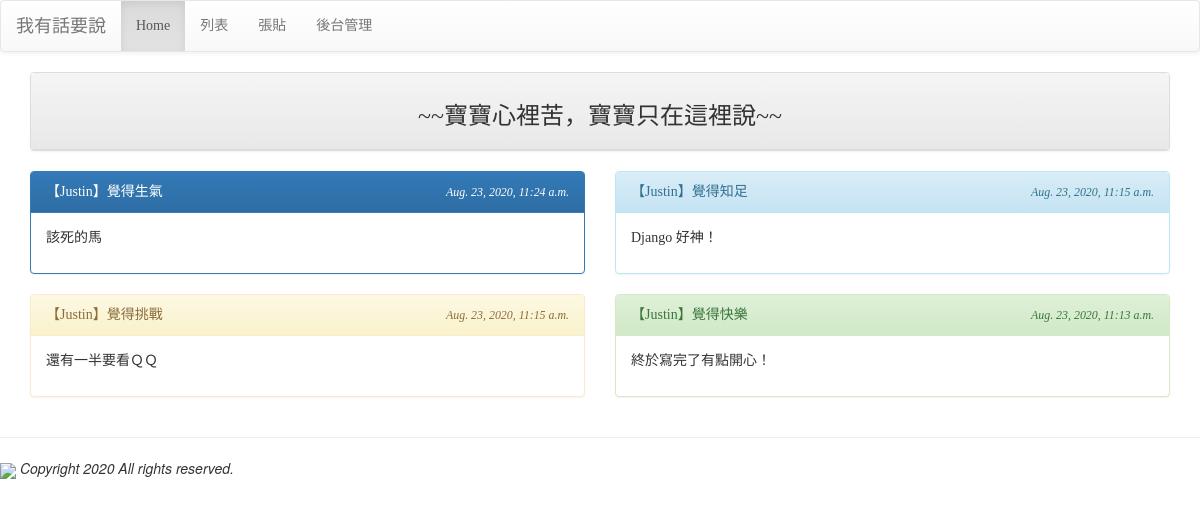
Page /list/ on the committed database.
### mysite/models.py (models this page shows, shortened)
class Post(models.Model):
    mood = models.ForeignKey('Mood', on_delete=models.CASCADE)
    nickname = models.CharField(max_length=10, default='不願意透漏身份的人')
    message = models.TextField(null=False)
    del_pass = models.CharField(max_length=10)
    pub_time = models.DateTimeField(auto_now=True)
    enabled = models.BooleanField(default=False)

class Mood(models.Model):
    status = models.CharField(max_length=10, null=False)
    def __str__(self):
        return self.status

### mysite/views.py (the view)
# urls.py: path('list/', views.listing),
def listing(request):
    posts = models.Post.objects.filter(enabled=True).order_by('-pub_time')[:150]
    moods = models.Mood.objects.all()
    return render(request, 'listing.html', locals())

### mysite/templates/listing.html (shortened to what this page needs)
{% extends "base.html" %}
{% block content %}
<div class='container'>
  <div class='row'>
    <div class='col-md-12'>
     <div class='panel panel-default'>
      <div class='panel-heading' align=center>
        <h3>~~寶寶心裡苦，寶寶只在這裡說~~</h3>
      </div>
     </div>
    </div>
  </div>
  <div class="row">
   {% for p in posts %}
     <div class="col-sm-12 col-md-6">
      <div class='panel {%cycle "panel-primary" "panel-info" "panel-warning" "panel-success" %}'>
        <div class='panel-heading'>
         <table width='100%'>
          <tr>
            <td>
              【{{ p.nickname }}】覺得{{ p.mood }}
            </td>
            <td align=right>
              <i><small>{{ p.pub_time }}</small></i>
            </td>
          </tr>
         </table>
        </div>
        <div class='panel-body'>{{ p.message | linebreaks }}</div>
      </div>
     </div>
   {% endfor %}
  </div>
</div>
{% endblock %}

### mysite/templates/base.html (style rules this page uses)
h1, h2, h3, h4, h5, p, div { font-family: 微軟正黑體; }

### rows in the picture
Post: nickname "Justin", mood "生氣", pub_time "Aug. 23, 2020, 11:24 a.m.", message "該死的馬"
Post: nickname "Justin", mood "知足", pub_time "Aug. 23, 2020, 11:15 a.m.", message "Django 好神！"
Post: nickname "Justin", mood "挑戰", pub_time "Aug. 23, 2020, 11:15 a.m.", message "還有一半要看ＱＱ"
Post: nickname "Justin", mood "快樂", pub_time "Aug. 23, 2020, 11:13 a.m.", message "終於寫完了有點開心！"
